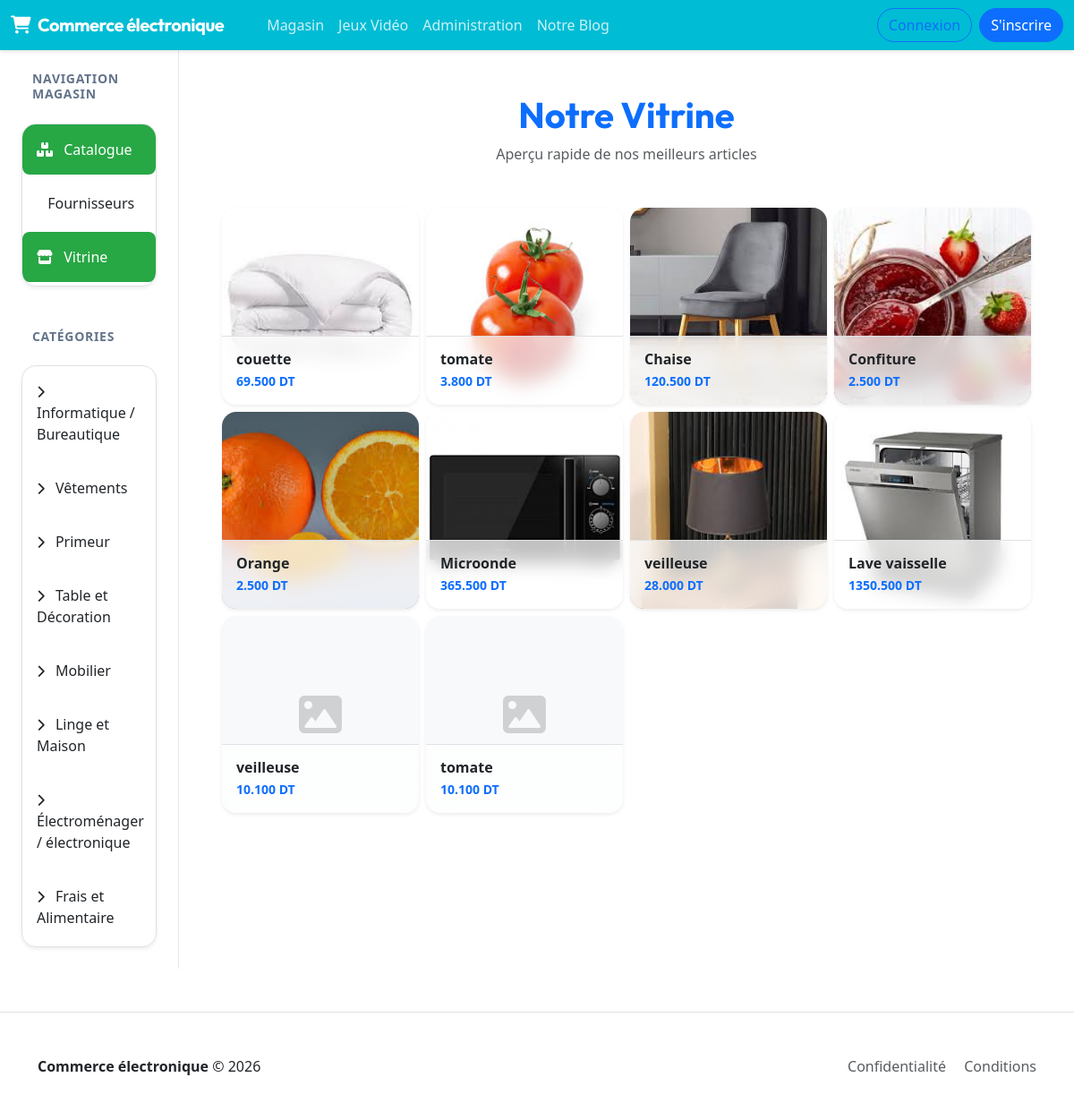
Screenshot of /magasin/vitrine/ with the database file from the repository.
### magasin/models.py (models this page shows, shortened)
class  Categorie(models.Model):
    nom = models.CharField(max_length=50,default='Alimentaire')

class Produit(models.Model):
    libelle  = models.CharField(max_length=100)
    description = models.TextField( default="")
    prix = models.DecimalField(max_digits=10, decimal_places=3)
    type = models.CharField(max_length=2,choices=[('em','embllé'),('fr','frais'),('cs','conserve')], default='em')
    Img=models.ImageField(blank=True)
    categorie = models.ForeignKey('Categorie', on_delete=models.CASCADE, null=True)
    fournisseur=models.ForeignKey('Fournisseur', on_delete=models.CASCADE, null=True)

### magasin/views.py (the view)
# urls.py: path('vitrine/', views.vitrine, name='vitrine'),
def vitrine(request):
    list = Produit.objects.all()
    categories = Categorie.objects.all()
    return render(request, 'magasin/vitrine.html', {'list': list, 'categories': categories})

### magasin/templates/magasin/vitrine.html (shortened to what this page needs)
{% extends 'magasin/base.html' %}
{% load static %}
{% block content %}
<div class="text-center mb-5">
    <h2 class="display-6 fw-bold text-primary">Notre Vitrine</h2>
    <p class="text-muted">Aperçu rapide de nos meilleurs articles</p>
</div>
<div class="row g-2">
    {% for article in list %}
    <div class="col-6 col-md-4 col-lg-3">
        <div class="card h-100 border-0 shadow-sm rounded-4 overflow-hidden position-relative group">
            <div class="ratio ratio-1x1 bg-light">
                {% if article.Img %}
                <img src="{{ article.Img.url }}" class="object-fit-cover w-100 h-100" alt="{{ article.libelle }}">
                {% else %}
                <div class="d-flex align-items-center justify-content-center h-100 text-muted opacity-25">
                    <i class="fa-solid fa-image fa-3x"></i>
                </div>
                {% endif %}
            </div>
            <div class="position-absolute bottom-0 start-0 end-0 p-3 bg-white bg-opacity-75 backdrop-blur border-top">
                <h6 class="mb-1 fw-bold text-truncate">{{ article.libelle }}</h6>
                <p class="mb-0 text-primary fw-bold small">{{ article.prix }} DT</p>
            </div>
        </div>
    </div>
    {% empty %}
    <div class="col-12 text-center py-5">
        <p class="text-muted">La vitrine est vide pour le moment.</p>
    </div>
    {% endfor %}
</div>
{% endblock %}

### magasin/templates/magasin/base.html (shortened to what this page needs)
{% extends 'base.html' %}
{% block layout %}
<div class="container-fluid">
    <div class="row">
        <aside class="col-lg-2 col-md-3 sidebar d-none d-md-block p-4" style="min-height: calc(100vh - 70px);">
            <h6 class="sidebar-title mb-4">Navigation Magasin</h6>
            <div class="list-group list-group-flush shadow-sm rounded-4 overflow-hidden border">
                <a href="{% url 'index' %}" class="list-group-item list-group-item-action {% if not request.GET.categorie %}active-category{% endif %} py-3 border-0">
                    <i class="fa-solid fa-boxes-stacked me-2"></i> Catalogue
                </a>
                <a href="{% url 'nouveauFournisseur' %}" class="list-group-item list-group-item-action {% if 'Fournisseur' in request.path %}active-category{% endif %} py-3 border-0">
                     Fournisseurs
                </a>
                <a href="{% url 'vitrine' %}" class="list-group-item list-group-item-action {% if 'vitrine' in request.path %}active-category{% endif %} py-3 border-0">
                    <i class="fa-solid fa-store me-2"></i> Vitrine
                </a>
            </div>
            <h6 class="sidebar-title mt-5 mb-4">Catégories</h6>
            <div class="list-group list-group-flush shadow-sm rounded-4 overflow-hidden border">
                {% for categorie in categories %}
                <a href="{% url 'index' %}?categorie={{ categorie.id }}"
                   class="list-group-item list-group-item-action {% if request.GET.categorie == categorie.id|stringformat:'i' %}active-category{% endif %} py-3 border-0">
                    <i class="fa-solid fa-chevron-right me-2 small"></i> {{ categorie.nom }}
                </a>
                {% empty %}
                <div class="list-group-item text-muted small py-3">Aucune catégorie</div>
                {% endfor %}
            </div>
        </aside>
        <main class="col-lg-10 col-md-9 p-0 bg-white">
            <div class="p-4 p-lg-5">
                <div class="fade-in">
                    {% block content %}{% endblock %}
                </div>
            </div>
        </main>
    </div>
</div>
{% endblock %}

### templates/base.html (shortened to what this page needs)
{% load static %}
<!DOCTYPE html>
<html lang="fr">
<head>
    <link rel="stylesheet" href="{% static 'css/base.css' %}">
    <link href="https://cdn.jsdelivr.net/npm/bootstrap@5.3.2/dist/css/bootstrap.min.css" rel="stylesheet">
    <link rel="stylesheet" href="https://cdnjs.cloudflare.com/ajax/libs/font-awesome/6.0.0/css/all.min.css">
</head>
<body class="d-flex flex-column min-vh-100">
<nav class="navbar navbar-expand-lg navbar-light navbar-custom">
    <div class="container-fluid">
        <a class="navbar-brand d-flex align-items-center" href="{% url 'accueil' %}">
            <i class="fa-solid fa-cart-shopping me-2"></i>
            <span>Commerce électronique</span>
        </a>
        <div class="collapse navbar-collapse" id="navbarNav">
            <ul class="navbar-nav me-auto mb-2 mb-lg-0 ms-lg-4">
                <li class="nav-item">
                    <a class="nav-link" href="{% url 'index' %}">Magasin</a>
                </li>
                <li class="nav-item">
                    <a class="nav-link" href="{% url 'jeu_list' %}">Jeux Vidéo</a>
                </li>
                <li class="nav-item">
                    <a class="nav-link" href="/admin/">Administration</a>
                </li>
                <li class="nav-item">
                    <a class="nav-link" href="{% url 'post_list' %}">Notre Blog</a>
                </li>
            </ul>
            <div class="d-flex align-items-center">
                {% if user.is_authenticated %}
                <div class="dropdown">
                    <button class="btn btn-light dropdown-toggle d-flex align-items-center rounded-pill px-3" type="button" data-bs-toggle="dropdown">
                        <div class="bg-primary text-white rounded-circle d-flex align-items-center justify-content-center me-2" style="width: 28px; height: 28px; font-size: 0.7rem;">
                            {{ user.username|first|upper }}
                        </div>
                        <span>{{ user.username }}</span>
                    </button>
                    <ul class="dropdown-menu dropdown-menu-end shadow border-0 mt-2">
                        <li><a class="dropdown-item" href="/admin/">Admin Panel</a></li>
                        <li><hr class="dropdown-divider"></li>
                        <li>
                            <form action="{% url 'logout' %}" method="post">
                                {% csrf_token %}
                                <button type="submit" class="dropdown-item text-danger">Déconnexion</button>
                            </form>
                        </li>
                    </ul>
                </div>
                {% else %}
                <a href="{% url 'login' %}" class="btn btn-outline-primary me-2 rounded-pill">Connexion</a>
                <a href="{% url 'register' %}" class="btn btn-primary rounded-pill">S'inscrire</a>
                {% endif %}
            </div>
        </div>
    </div>
</nav>
<div class="flex-grow-1">
    {% block layout %}{% endblock %}
</div>
<footer class="bg-white border-top py-5 mt-5">
    <div class="container">
        <div class="row align-items-center">
            <div class="col-md-6 text-center text-md-start">
                <span class="fw-bold">Commerce électronique</span> &copy; 2026
            </div>
            <div class="col-md-6 text-center text-md-end mt-3 mt-md-0">
                <a href="#" class="text-muted text-decoration-none me-3">Confidentialité</a>
                <a href="#" class="text-muted text-decoration-none">Conditions</a>
            </div>
        </div>
    </div>
</footer>
</body>
</html>

### magasin/static/css/base.css (style rules this page uses)
:root { --primary: #06b6d4; --primary-hover: #0891b2; --secondary: #10b981; --secondary-hover: #059669; --slate-50: #f8fafc; --slate-100: #f1f5f9; --slate-200: #e2e8f0; --slate-600: #475569; --slate-900: #0f172a; --bg-main: #ffffff; --bg-card: #ffffff; --text-main: #1e293b; --text-muted: #64748b; --border: #e2e8f0; --shadow-sm: 0 1px 2px 0 rgb(0 0 0 / 0.05); --shadow: 0 4px 6px -1px rgba(0, 0, 0, 0.05), 0 2px 4px -2px rgba(0, 0, 0, 0.05); --shadow-lg: 0 10px 15px -3px rgba(0, 0, 0, 0.08); --radius: 1rem; }
body { background-color: var(--bg-main); color: var(--text-main); font-family: 'Inter', sans-serif; -webkit-font-smoothing: antialiased; }
h1, h2, h3, h4, .navbar-brand { font-family: 'Outfit', sans-serif; font-weight: 700; }
.navbar-custom { background: #00bcd4 !important; padding: 1rem 2rem; position: sticky; top: 0; z-index: 1000; box-shadow: 0 2px 4px rgba(0,0,0,0.1); }
.navbar-brand { font-size: 1.5rem; color: white !important; letter-spacing: -0.025em; }
.navbar-brand i { margin-right: 0.5rem; }
.nav-link { color: rgba(255, 255, 255, 0.8) !important; font-weight: 500; transition: color 0.2s; }
.sidebar { background: var(--bg-card); border-right: 1px solid var(--border); padding: 2rem 1.25rem !important; }
.sidebar-title { font-size: 0.875rem; font-weight: 600; text-transform: uppercase; letter-spacing: 0.05em; color: var(--text-muted); margin-bottom: 1.25rem; padding-left: 0.75rem; }
.list-group-item { border: none !important; border-radius: 0.5rem !important; margin-bottom: 0.25rem; padding: 0.75rem 1rem; font-weight: 500; color: var(--text-muted); transition: all 0.2s; background: transparent !important; }
.list-group-item.active-category { background: #28a745 !important; color: white !important; }
.btn-primary { background-color: var(--primary); border: none; padding: 0.625rem 1.25rem; border-radius: 0.5rem; font-weight: 600; transition: all 0.2s; }
.fade-in { animation: fadeIn 0.5s ease-out forwards; }

### magasin/templates/magasin/vitrine.html (style rules this page uses)
.backdrop-blur { backdrop-filter: blur(10px); -webkit-backdrop-filter: blur(10px); }
.object-fit-cover { object-fit: cover; }

### rows the page displays
Categorie: nom "Informatique / Bureautique"
Categorie: nom "Vêtements"
Categorie: nom "Primeur"
Categorie: nom "Table et Décoration"
Categorie: nom "Mobilier"
Categorie: nom "Linge et Maison"
Categorie: nom "Électroménager / électronique"
Categorie: nom "Frais et Alimentaire"
Produit: Img (picture), libelle "couette", prix "69.500"
Produit: Img (picture), libelle "tomate", prix "3.800"
Produit: Img (picture), libelle "Chaise", prix "120.500"
Produit: Img (picture), libelle "Confiture", prix "2.500"
Produit: Img (picture), libelle "Orange", prix "2.500"
Produit: Img (picture), libelle "Microonde", prix "365.500"
Produit: Img (picture), libelle "veilleuse", prix "28.000"
Produit: Img (picture), libelle "Lave vaisselle", prix "1350.500"
Produit: libelle "veilleuse", prix "10.100"
Produit: libelle "tomate", prix "10.100"
